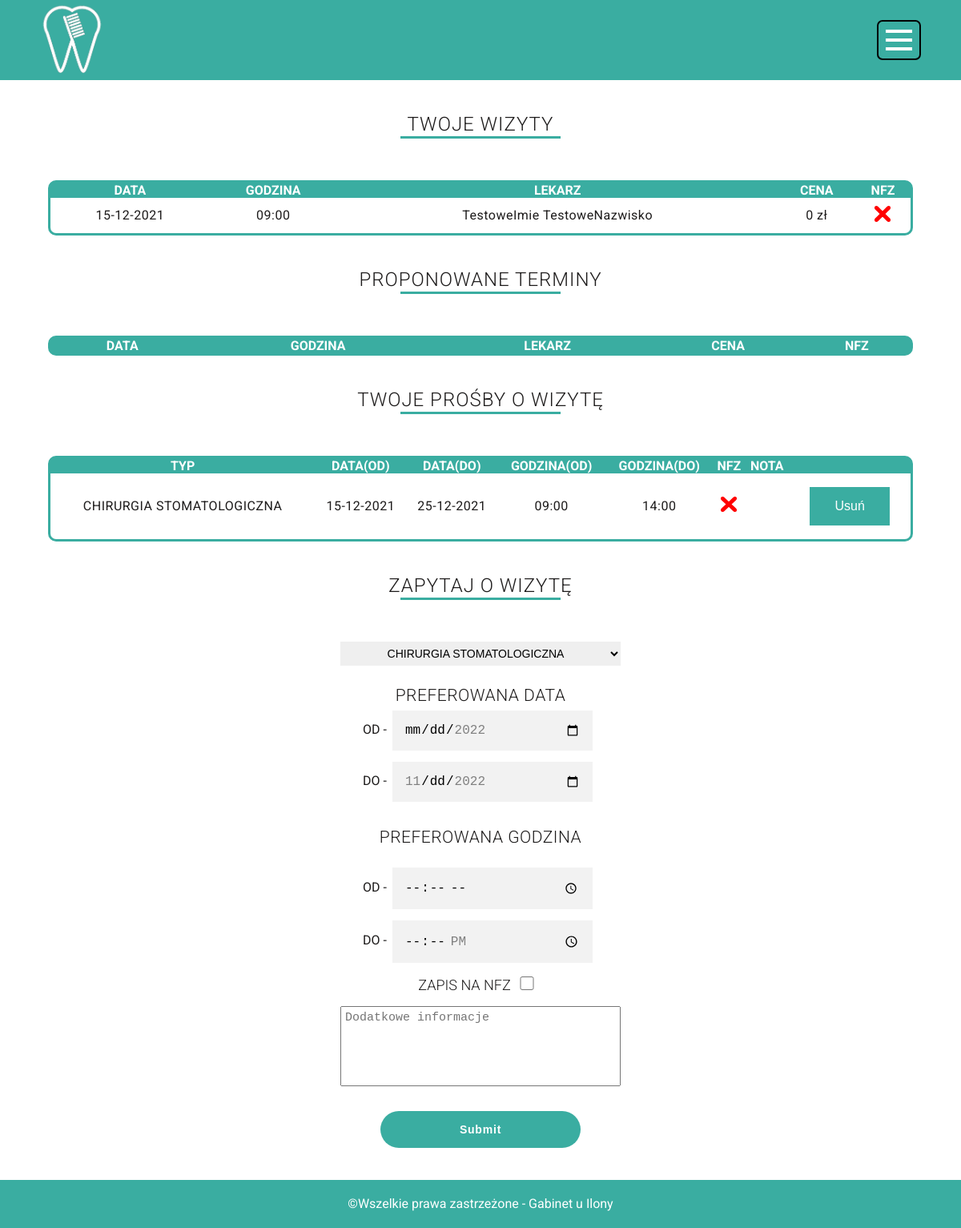
/pages/visits.php, run on the app's committed database.
### tables this page shows
CREATE TABLE `visit` (
  `id` int(11) NOT NULL,
  `doctor` int(11) NOT NULL,
  `patient` int(11) NOT NULL,
  `visitDate` date NOT NULL DEFAULT current_timestamp(),
  `visitTime` time NOT NULL DEFAULT current_timestamp(),
  `nfz` tinyint(1) NOT NULL DEFAULT 0,
  `accepted` tinyint(1) NOT NULL DEFAULT 0,
  `cost` double NOT NULL DEFAULT 0
);

CREATE TABLE `users` (
  `id` int(11) NOT NULL,
  `name` varchar(200) NOT NULL,
  `surname` varchar(200) NOT NULL,
  `login` varchar(30) NOT NULL,
  `email` varchar(70) NOT NULL,
  `pass` varchar(300) NOT NULL,
  `tel` varchar(9) NOT NULL,
  `type` int(11) DEFAULT NULL
);

CREATE TABLE `visitrequests` (
  `id` int(11) NOT NULL,
  `dateProposalFrom` date NOT NULL DEFAULT current_timestamp(),
  `dateProposalTo` date NOT NULL DEFAULT (current_timestamp() + 14 * 24 * 60 * 60),
  `timeProposalFrom` time NOT NULL DEFAULT '10:00:00',
  `timeProposalTo` time NOT NULL DEFAULT '19:00:00',
  `special` int(11) NOT NULL,
  `note` varchar(500) DEFAULT NULL,
  `nfz` tinyint(1) DEFAULT 0,
  `fullname` varchar(300) NOT NULL,
  `user` int(11) NOT NULL
);

CREATE TABLE `specialisation` (
  `id` int(11) NOT NULL,
  `name` varchar(150) NOT NULL
);

### phpScripts/user.php (called while the page is built, shortened)
<?php
class User {
    private $login;
    function __construct(string $name, string $surname, string $login,
        string $email,  string $tel, string $type){
        $this -> login = $login;
    }
    public static final function getUser():User{
        return unserialize($_SESSION["USER"]);
    }
    public function getLogin():string{
        return $this -> login;
    }
}

### pages/visits.php (the view, shortened to what this page needs)
<?php
$conn = new mysqli("localhost", "root", "", "gabinet");
?>
<!DOCTYPE html>
<html lang="pl-Pl">
<head>
    <link rel="stylesheet" href="../style/main.css">
    <link rel="stylesheet" href="../style/main-media.css">
    <link rel="stylesheet" href="../style/menu.css">
    <link rel="stylesheet" href="../style/visits.css">
</head>
<body>
    <header>
        <div class="logo">
            <img src="../img/logo.png" alt="Logo gabinetu stomatologicznego">
        </div>
        <nav id="menu-btn">
            <div class="first-menu-block"></div>
            <div class="second-menu-block"></div>
            <div class="third-menu-block"></div>
        </nav>
    </header>
    <section class="tables">
    <div class="heading"><h2>TWOJE WIZYTY</h2></div>
<?php
$id = $conn -> query("SELECT id FROM users WHERE `login` = '".User::getUser()->getLogin()."'") -> fetch_object() -> id;
$query = "SELECT *, TIME_FORMAT(visitTime, '%H:%i') as visitTime,DATE_FORMAT(visitDate, '%d-%m-%Y') as visitDate, visit.id as visId FROM `visit`INNER JOIN users ON users.id = visit.doctor WHERE `patient` = $id AND `accepted` = true;";
if($result = $conn -> query($query)){
    echo '<table><tr class="table-heading"><th>Data</th><th>Godzina</th><th>Lekarz</th><th>Cena</th><th>NFZ</th></tr>';
    while($r = $result -> fetch_object())
        echo '<tr>
        <td>'.$r->visitDate.'</td>
        <td>'.$r->visitTime.'</td>
        <td>'.$r->name." ".$r->surname.'</td>
        <td>'.$r->cost.' zł</td>
        <td>'.
        ($r->nfz == 1 ? '<img src="../img/good.png" width="20px">':'<img src="../img/bad.png" width="20px">').
        '</td>
        </tr>';
    echo '</table>';
    }
    else echo "Brak wizyt do pokazania.";
?>
    <div class="heading"><h2>PROPONOWANE TERMINY</h2></div>
<?php
$query = "SELECT cost, surname,`name`, nfz, TIME_FORMAT(visitTime, '%H:%i') as visitTime, DATE_FORMAT(visitDate, '%d-%m-%Y') as visitDate, visit.id as visId FROM `visit` INNER JOIN users ON users.id = visit.doctor
WHERE `patient` = $id AND `accepted` = false;";
if($result = $conn -> query($query)){
    echo '<table><tr class="table-heading"><th>Data</th><th>Godzina</th><th>Lekarz</th><th>Cena</th><th>NFZ</th></tr>';
    echo "</table>";
    }
else echo "Brak propozycji do pokazania.";
?>
    <div class="heading"><h2>TWOJE PROŚBY O WIZYTĘ</h2></div>
<?php
$query = "SELECT nfz, note, visitrequests.id as visID,
specialisation.name as special,
DATE_FORMAT(dateProposalFrom, '%d-%m-%Y') as dateProposalFrom,
DATE_FORMAT(dateProposalTo, '%d-%m-%Y') as dateProposalTo,
TIME_FORMAT(timeProposalFrom, '%H:%i') as timeProposalFrom,
TIME_FORMAT(timeProposalTo, '%H:%i') as timeProposalTo
FROM `visitrequests` INNER JOIN specialisation ON specialisation.id = visitrequests.special WHERE user = $id;";
if($result = $conn -> query($query)){
    echo '<table><tr class="table-heading"><th>Typ</th><th>Data(od)</th><th>Data(do)</th><th>Godzina(od)</th><th>Godzina(do)</th><th>NFZ</th><th>Nota</th><th></th></tr>';
    while($r = $result -> fetch_object())
        echo '<tr>
        <td>'.$r->special.'</td>
        <td>'.$r->dateProposalFrom.'</td>
        <td>'.$r->dateProposalTo.'</td>
        <td>'.$r->timeProposalFrom.'</td>
        <td>'.$r->timeProposalTo.'</td>
        <td>'.
        ($r->nfz == 1 ? '<img src="../img/good.png" width="20px">':'<img src="../img/bad.png" width="20px">').
        '</td>
        <td>'.$r->note.'</td>
        <form action="../phpScripts/decideVisit.php" method="POST">
        <input type="hidden" value="'.$r->visID.'" name="visitID">
        <td><input class="remove-btn" type="submit" value="Usuń" name="sub"></td>
        </form>
        </tr>';
    echo "</table>";
    }
else echo "Brak propozycji do pokazania.";
?>
    </section>
    <section>
        <div class="heading"><h2>ZAPYTAJ O WIZYTĘ</h2></div>
    <?php
    $conn = new mysqli("localhost", "root", "", "gabinet");
    ?>
        <form action="../phpScripts/requestVisit.php" autocomplete="off" method="POST">
            <select name="special">
                <?php
                $res = $conn -> query("SELECT * FROM specials");
                while($a = $res -> fetch_object())
                    echo '<option value="'.$a->id.'">'
                    .$a->name.'</option>';
                ?>
            </select>
            <p class="prefered">PREFEROWANA DATA</p>
            <p>OD -<input type="date" name="visitDateFrom"
            min="<?php echo date("Y-m-d", time()+24*60*60)?>"
            max="<?php echo date("Y-m-d", time()+10*24*60*60)?>"
            required></p>
            <p>DO -<input type="date" name="visitDateTo"
            min="<?php echo date("Y-m-d", time()+11*24*60*60)?>"
            max="<?php echo date("Y-m-d", time()+30*24*60*60)?>"
            required></p>
            <p class="prefered">PREFEROWANA GODZINA</p><br>
            <p>OD -<input type="time" min="9:00" max="14:00" name="timeDateFrom" required></p>
            <p>DO -<input type="time" min="14:00" max="19:00" name="timeDateTo" required></p>
            <p class="nfz">ZAPIS NA NFZ<input type="checkbox" name="nfz"></p>
            <textarea name="note" placeholder="Dodatkowe informacje"></textarea><br>
            <input class="submit-btn" type="submit" name="submitVisit" >
        </form>
    </section>
    <footer>
        <p>&copy;Wszelkie prawa zastrzeżone - Gabinet u Ilony</p>
    </footer>
</body>
</html>

### style/main.css (style rules this page uses)
:root { --szary: #ebe6e0; --tekst: #1d1b1b; --morski: #3aada1; --granatowy: #31364c; }
body { font-family: Roboto; color: var(--tekst); overflow-x: hidden; }
* { margin: 0; padding: 0; box-sizing: border-box; }
header { width: 100%; height: 100px; display: flex; justify-content: space-between; align-items: center; background-color: var(--morski); padding: 0 50px; }
nav { min-width: 55px; height: 50px; background-color: var(--morski); padding: 6px 0; display: flex; justify-content: space-around; align-items: center; flex-direction: column; border-radius: 7px; border: 2px solid black; cursor: pointer; }
nav div { background-color: white; height: 4px; width: 65%; }
.logo img { width: 80px; }
.heading { margin-top: 25px; width: 100%; height: 60px; line-height: 60px; text-align: center; margin-bottom: 40px; }
.heading h2 { width: 100%; letter-spacing: 1px; font-weight: 300; }
.heading h2::after { content: ''; display: block; width: 200px; height: 3px; background-color: var(--morski); margin:auto; margin-top: -15px; }
footer { background-color: var(--morski); color: white; text-align: center; line-height: 60px; }

### style/menu.css (style rules this page uses)
.first-menu-block { z-index: 5; }
.third-menu-block { z-index: 5; }

### style/visits.css (style rules this page uses)
form { margin: 0 15% auto; display: flex; flex-direction: column; align-items: center; }
input { width: 250px; padding: 15px; background-color: #f2f2f2; border: none; margin: 7px; font-size: 16px; }
.prefered { font-size: 21px; letter-spacing: 0.5px; font-weight: 300; margin-top: 25px; }
.submit-btn { width: 250px; background-color: var(--morski); border-radius: 30px; color: white; font-size: 14px; font-weight: bold; letter-spacing: 0.8px; cursor: pointer; margin-bottom: 40px; }
select { width: 350px; height: 30px; border-radius: 0px; border: 0px; text-align: center; font-size: 14px; }
input[type="checkbox"] { width: 40px; height: 17px; margin: 10px 0 20px 0; }
.nfz { font-size: 18px; font-weight: 300; }
textarea { width: 350px; height: 100px; resize: none; padding: 5px; font-size: 15px; margin-bottom: 5px; }
table { width: 90%; border: 3px solid var(--morski); border-spacing: 0; border-radius: 10px; }
.table-heading { background-color: var(--morski); color: white; text-transform: uppercase; }
.tables { display: flex; flex-direction: column; align-items: center; }
td { text-align: center; padding: 10px 0; letter-spacing: 0.5px; }
.remove-btn { border-radius: 0px; background-color: var(--morski); color: white; width: 100px; }

### data on the page
visit: visitDate "15-12-2021", visitTime "09:00", doctor.name "TestoweImie", doctor.surname "TestoweNazwisko", cost "0", nfz 0 (drawn)
visitrequests: special.name "CHIRURGIA STOMATOLOGICZNA", dateProposalFrom "15-12-2021", dateProposalTo "25-12-2021", timeProposalFrom "09:00", timeProposalTo "14:00", nfz 0 (drawn)

### other printed values
form field special "CHIRURGIA STOMATOLOGICZNA"
